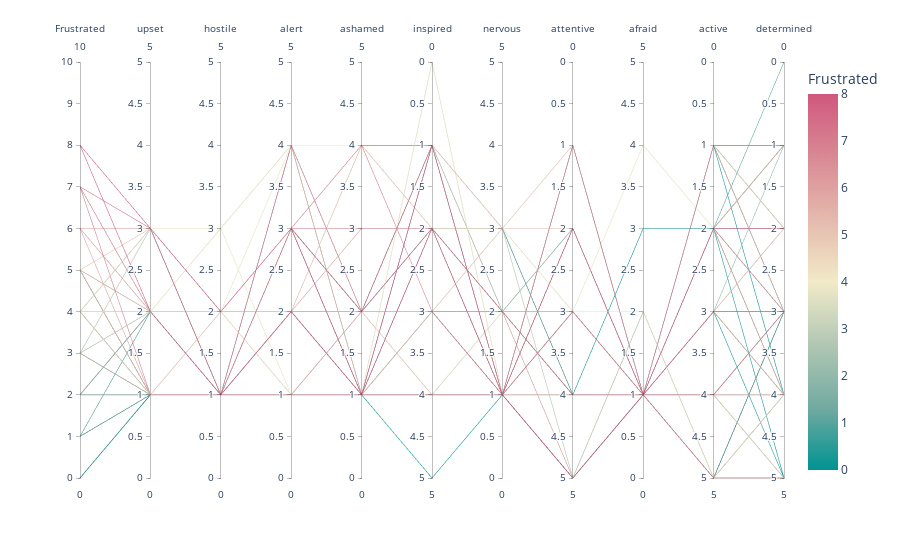

Write notebook code for a chart like this one.
### Code cell
df = Data_answers.iloc[:]

df = df[df['Puzzler'] == 0]
df = df.iloc[:,2:]

# Build list of dimensions manually with forced ranges
dimensions = []
for col in df.columns:
    max_val = df[col].max()
    if max_val <= 5:  
        if col in ['inspired','attentive','active','determined']: 
            dimensions.append({'range': [5, 0],'label': col,'values': df[col]})
        else:
            dimensions.append({'range': [0, 5],'label': col,'values': df[col]})
    elif max_val <=10:
        dimensions.append({'range': [0, 10],'label': col,'values': df[col]})


# Create parallel coordinates plot
fig = px.parallel_coordinates(
    df,
    color="Frustrated",
    color_continuous_scale=px.colors.diverging.Tealrose
)

# Override the default dimensions with our forced ranges
fig.update_traces(dimensions=dimensions)
fig.show()

### Figure 1 — Plotly figure (JSON) as saved in the notebook; plotly's stock layout.template omitted (floating-point values rounded to 4 significant figures; data arrays with more than 128 entries replaced by an {"elided": "..."} marker saying what was removed)
{"data": [{"dimensions": [{"label": "Frustrated", "range": [0, 10], "values": {"elided": "156 int values"}}, {"label": "upset", "range": [0, 5], "values": {"elided": "156 int values"}}, {"label": "hostile", "range": [0, 5], "values": {"elided": "156 int values"}}, {"label": "alert", "range": [0, 5], "values": {"elided": "156 int values"}}, {"label": "ashamed", "range": [0, 5], "values": {"elided": "156 int values"}}, {"label": "inspired", "range": [5, 0], "values": {"elided": "156 int values"}}, {"label": "nervous", "range": [0, 5], "values": {"elided": "156 int values"}}, {"label": "attentive", "range": [5, 0], "values": {"elided": "156 int values"}}, {"label": "afraid", "range": [0, 5], "values": {"elided": "156 int values"}}, {"label": "active", "range": [5, 0], "values": {"elided": "156 int values"}}, {"label": "determined", "range": [5, 0], "values": {"elided": "156 int values"}}], "domain": {"x": [0, 1], "y": [0, 1]}, "line": {"color": {"elided": "240 int values"}, "coloraxis": "coloraxis"}, "name": "", "type": "parcoords"}], "layout": {"coloraxis": {"colorbar": {"title": {"text": "Frustrated"}}, "colorscale": [[0, "rgb(0, 147, 146)"], [0.1667, "rgb(114, 170, 161)"], [0.3333, "rgb(177, 199, 179)"], [0.5, "rgb(241, 234, 200)"], [0.6667, "rgb(229, 185, 173)"], [0.8333, "rgb(217, 137, 148)"], [1, "rgb(208, 88, 126)"]]}, "legend": {"tracegroupgap": 0}, "margin": {"t": 60}}}
